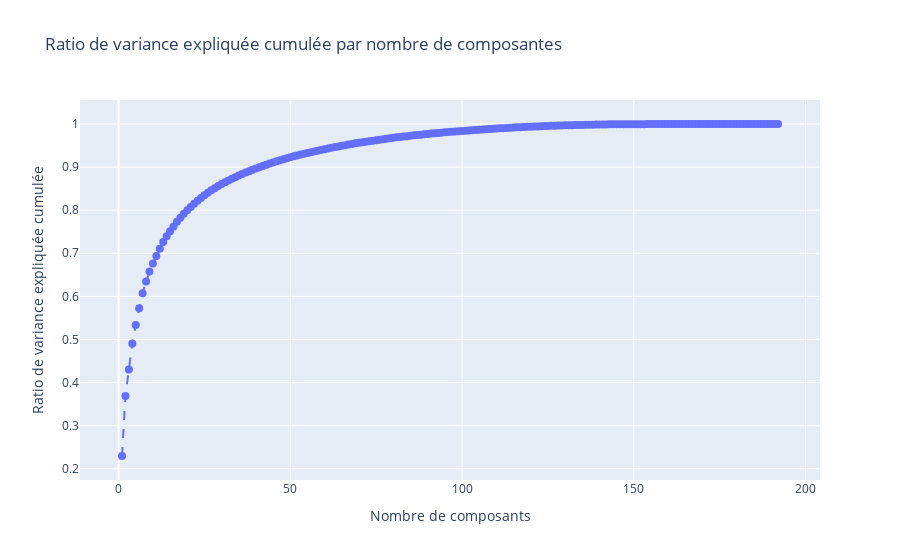

Notebook code cell kept with this figure:
### Markdown cell above
Comme on pu le remarrquer plus haut, la trop frande quantité d'attribut empeche une visualisation correcte des données.
Nous allons tenter de réduits la dimension de nos données et voir l'influence sur les performances de nos modèles.

Comment allons nous décider du nombre de composantes environs à utiliser? Un bon indice peut être obtenu via une ACP.

### Code cell
import plotly.graph_objects as go
import numpy as np
from sklearn.decomposition import PCA

X_acp = x_train
pca = PCA().fit(X_acp)

cumulative_variance_ratio = np.cumsum(pca.explained_variance_ratio_)

fig = go.Figure()
fig.add_trace(go.Scatter(
    x=list(range(1, len(cumulative_variance_ratio) + 1)),  # Conversion en liste
    y=cumulative_variance_ratio,
    mode='lines+markers',
    marker=dict(symbol='circle', size=8),
    line=dict(dash='dash'),
))

fig.update_layout(
    xaxis_title='Nombre de composants',
    yaxis_title='Ratio de variance expliquée cumulée',
    title='Ratio de variance expliquée cumulée par nombre de composantes',
)

fig.show()

### Figure 1 — Plotly figure (JSON) as saved in the notebook; plotly's stock layout.template omitted (floating-point values rounded to 4 significant figures; data arrays with more than 128 entries replaced by an {"elided": "..."} marker saying what was removed)
{"data": [{"line": {"dash": "dash"}, "marker": {"size": 8, "symbol": "circle"}, "mode": "lines+markers", "type": "scatter", "x": {"elided": "192 int values"}, "y": {"elided": "192 float values"}}], "layout": {"title": {"text": "Ratio de variance expliquée cumulée par nombre de composantes"}, "xaxis": {"title": {"text": "Nombre de composants"}}, "yaxis": {"title": {"text": "Ratio de variance expliquée cumulée"}}}}
